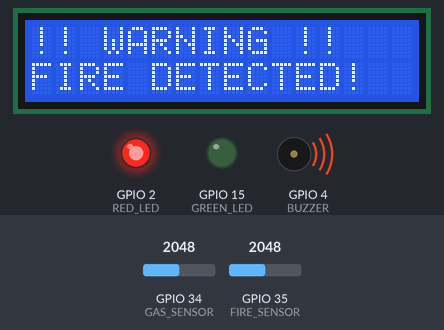
Recording of a sketch running on a simulated ESP32. Parts: 16×2 character LCD, output pins drawn as LEDs (lit = HIGH), buzzer (waves = sounding, pin HIGH). Inputs (shaded band) come from the test bench; at power-on: GPIO 35 (FIRE_SENSOR) = 2048, GPIO 34 (GAS_SENSOR) = 2048. WiFi joins after 1.5 s; servers stay silent unless stated.

Above: at 2.5 s.
2.6 s: GPIO 35 (FIRE_SENSOR) set to 2159
At 4.0 s:
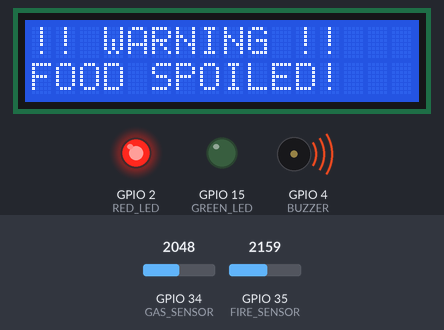
4.6 s: GPIO 34 (GAS_SENSOR) set to 1334
7.3 s: GPIO 34 (GAS_SENSOR) set to 1228
At 8.4 s:
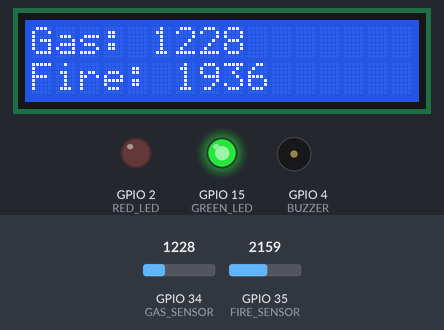
9.1 s: GPIO 35 (FIRE_SENSOR) set to 2866
At 11.8 s:
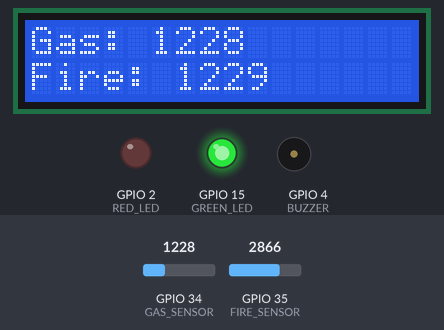
12.1 s: GPIO 35 (FIRE_SENSOR) set to 2047
At 14.5 s:
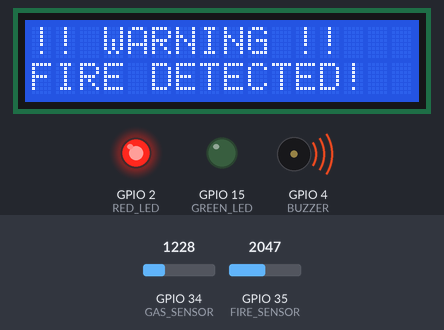
Timing chart, 0 to 16.0 s (numbered marks = the images above; inputs shaded):
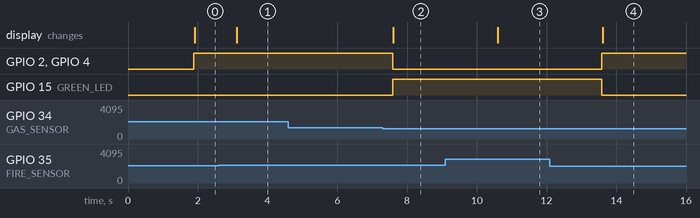

Measured:
- the behaviour switches between 2094 and 2095 on GPIO 35 (FIRE_SENSOR) (found by bisection; images 0 and 1)
- the behaviour switches between 1301 and 1300 on GPIO 34 (GAS_SENSOR) (found by bisection; images 1 and 2)
- after the input at 2.6 s, the display: changes after 0.51 s (image 1)
- after the input at 4.6 s, every drawn part: stays the same
- after the input at 7.3 s, GPIO 2 (RED_LED), GPIO 4 (BUZZER): HIGH → LOW after 0.29 s; GPIO 15 (GREEN_LED): LOW → HIGH after 0.29 s; the display: changes after 0.30 s (image 2)
- after the input at 9.1 s, the display: changes after 1.5 s (image 3)
- after the input at 12.1 s, GPIO 2 (RED_LED), GPIO 4 (BUZZER): LOW → HIGH after 1.5 s; GPIO 15 (GREEN_LED): HIGH → LOW after 1.5 s; the display: changes after 1.5 s (image 4)

The sketch:

final_app_ESP32_code.ino
```cpp
#define BLYNK_TEMPLATE_ID "TMPL3TcenC7UX"
#define BLYNK_TEMPLATE_NAME "food spoilage detection"

#include <WiFi.h>
#include <WiFiClient.h>
#include <BlynkSimpleEsp32.h>
#include <Wire.h>
#include <LiquidCrystal_I2C.h>

// Initialize LCD (Address 0x27 is common, if not working try 0x3F)
LiquidCrystal_I2C lcd(0x27, 16, 2);

char auth[] = "7EVX6MLdiH3BbsCg8swIH4MebfiYLoWp";
char ssid[] = "Redmi 12 5G";
char pass[] = "password";

#define GAS_SENSOR 34
#define FIRE_SENSOR 35
#define RED_LED 2
#define GREEN_LED 15
#define BUZZER 4

int GAS_THRESHOLD = 1300;
int FIRE_THRESHOLD = 2000;

BlynkTimer timer;
bool gasNotified = false;
bool fireNotified = false;

void checkSensors() {
  int gasValue = analogRead(GAS_SENSOR);
  int fireValue = analogRead(FIRE_SENSOR);
  int fireIntensity = 4095 - fireValue;

  bool isGasAlert = (gasValue > GAS_THRESHOLD);
  bool isFireAlert = (fireIntensity > FIRE_THRESHOLD);

  // --- LCD UPDATE LOGIC ---
  lcd.clear();
  if (isGasAlert || isFireAlert) {
    digitalWrite(RED_LED, HIGH);
    digitalWrite(GREEN_LED, LOW);
    digitalWrite(BUZZER, HIGH);

    lcd.setCursor(0, 0);
    lcd.print("!! WARNING !!");
    lcd.setCursor(0, 1);

    if (isFireAlert) {
        lcd.print("FIRE DETECTED!");
        if(!fireNotified) { Blynk.logEvent("fire_alert", "Fire detected in Fridge!"); fireNotified = true; }
    } else {
        lcd.print("FOOD SPOILED!");
        if(!gasNotified) { Blynk.logEvent("food_spoiled", "Food Spoilage Detected in Fridge!"); gasNotified = true; }
    }
  }
  else {
    digitalWrite(RED_LED, LOW);
    digitalWrite(GREEN_LED, HIGH);
    digitalWrite(BUZZER, LOW);
    gasNotified = false;
    fireNotified = false;

    // Normal Display
    lcd.setCursor(0, 0);
    lcd.print("Gas: "); lcd.print(gasValue);
    lcd.setCursor(0, 1);
    lcd.print("Fire: "); lcd.print(fireIntensity);
  }

  // Update Blynk
  Blynk.virtualWrite(V12, gasValue);
  Blynk.virtualWrite(V13, fireIntensity);
}

void setup() {
  Serial.begin(115200);

  // Initialize LCD
  lcd.init();
  lcd.backlight();
  lcd.setCursor(0, 0);
  lcd.print("System Booting...");

  pinMode(RED_LED, OUTPUT);
  pinMode(GREEN_LED, OUTPUT);
  pinMode(BUZZER, OUTPUT);

  WiFi.begin(ssid, pass);
  Blynk.config(auth);

  timer.setInterval(1500L, checkSensors); // Increased slightly for LCD stability
}

void loop() {
  Blynk.run();
  timer.run();
}
```
